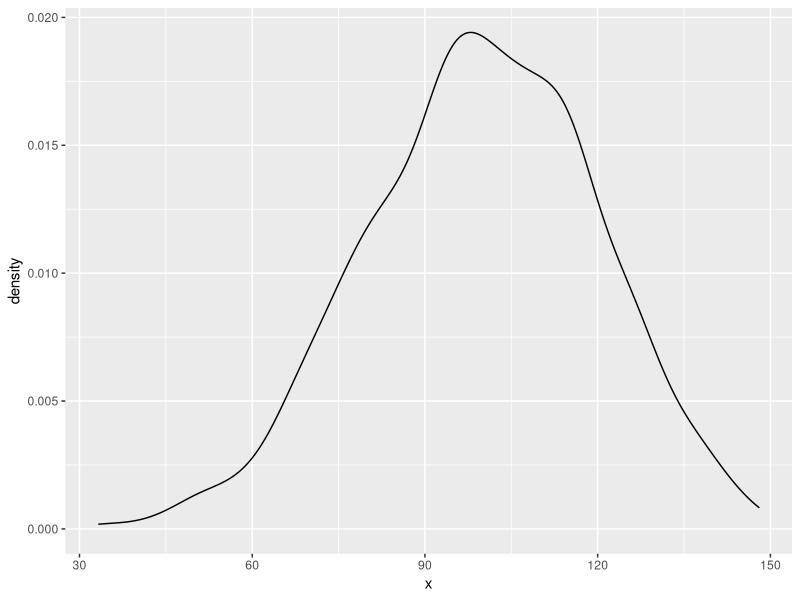
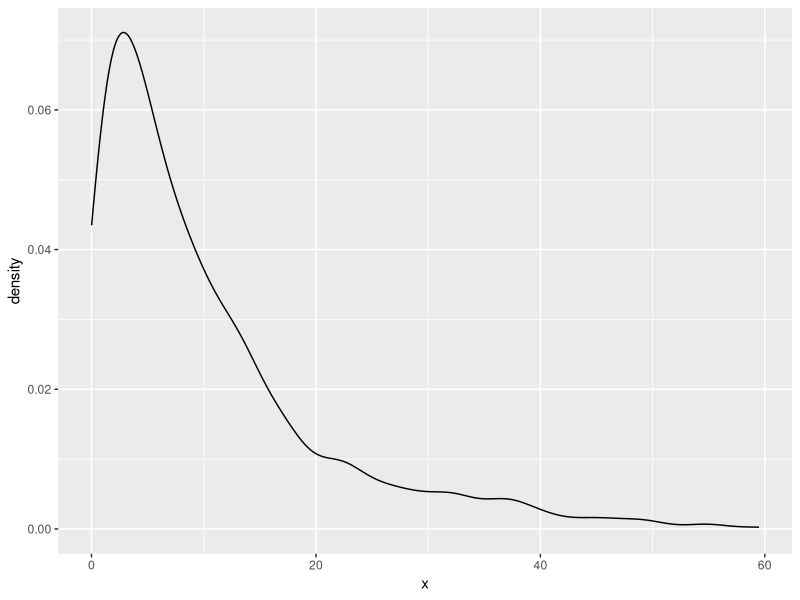

The R script that drew these images, in order:
## ---- chunk 1
#| message: false
#| warning: false

# Initial packages required
library(tidyverse)
## ---- chunk 2
dolphin_data <- tibble(treatment = rep(c("Dolphin", "Control"), each = 15),
                       improve = c(rep("Yes", 10), rep("No", 5), 
                                   rep("Yes", 3), rep("No", 12)))
print(dolphin_data, n = Inf)

sample(dolphin_data$treatment)
## ---- chunk 3
# rnorm() produces random values from a normal distribution
normal_data <- tibble(x = rnorm(1000, mean = 100, sd = 20))
normal_data |>
  summarise(mean = mean(x),
            sd = sd(x))
ggplot(normal_data, aes(x = x)) +
  geom_density()

# rexp() produces random values from an exponential distribution
exp_data <- tibble(x = rexp(1000, rate = .1))    # mean = sd = 1 / rate
exp_data |>
  summarise(mean = mean(x),
            sd = sd(x))
ggplot(exp_data, aes(x = x)) +
  geom_density()

# help("Distributions") for other shapes
## ---- chunk 4
# initial settings
mean1 <- 40
mean2 <- 40
truediff <- mean1 - mean2
sd2 <- 10
sd_ratio <- 1
sd1 <- sd_ratio * sd2
n1 <- 10
n2 <- 100
numsims <- 1000

contains_truediff <- vector("logical", numsims)
for (i in 1:numsims) {
  samp1 <- rnorm(n1, mean1, sd1)
  samp2 <- rnorm(n2, mean2, sd2)
  result <- t.test(x = samp1, y = samp2, var.equal = TRUE)
  lower <- result$conf.int[1]
  upper <- result$conf.int[2]
  contains_truediff[i] <- (lower <= truediff & upper >= truediff)
}
coverage <- mean(contains_truediff)
coverage
